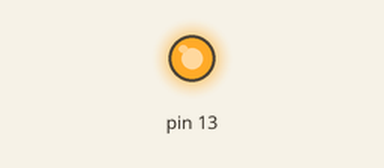
Bench run of a sketch on a simulated Arduino Uno, built with avr-gcc and run on an emulated ATmega328P. Parts: output pins drawn as LEDs (lit = HIGH).

Above: at 1.5 s.
At 27.5 s:
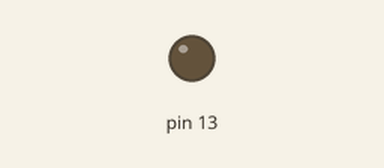
Timing chart, 0 to 29.9 s (numbered marks = the images above):
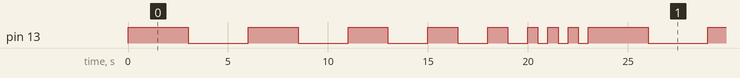

The sketch:

Exercicio2.ino
```cpp
int duration = 3000;
int amount = 0;

void setup() {
  pinMode(13, OUTPUT);
}

void loop() {
  digitalWrite(13, HIGH);
  delay(duration);
  digitalWrite(13, LOW);
  delay(duration);

  if (duration > 500) {
    duration -= 500;
  } else {
    amount++;
    if (amount == 3) {
      duration = 3000;
      amount = 0;
    }
  }
}
```

Measured:
- by itself, pin 13: repeats every 23.0 s: LOW 3.0 s, HIGH 2.5 s, LOW 2.5 s, HIGH 2.0 s, LOW 2.0 s, HIGH 1.5 s, LOW 1.5 s, HIGH 1.0 s, LOW 1.0 s, 3 × (HIGH 0.50 s, LOW 0.50 s), HIGH 3.0 s
- by itself, everything shown: repeats every 23.0 s, in 16 steps
